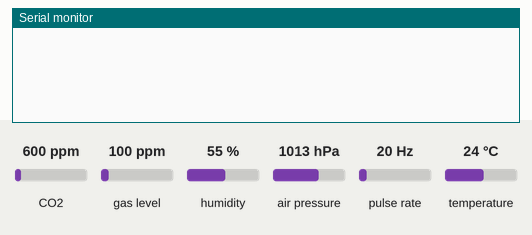
Recording of a sketch running on a simulated ESP32. Shown: the last lines printed to the serial monitor. Wiring (inferred from the names in the program): pulse sensor: data GPIO 27. Inputs (shaded band) come from the test bench; at power-on: CO2 600 ppm, humidity 55 %, air pressure 1013 hPa, temperature 24 °C, gas level 100 ppm, pulse rate 20 Hz.

Above: at 3.2 s.
3.3 s: CO2 set to 452 ppm
At 5.0 s:
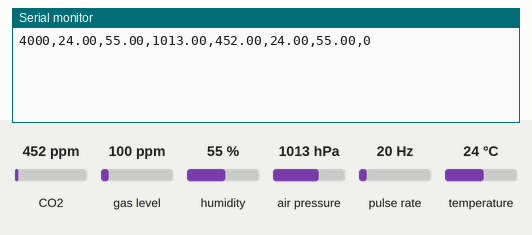
7.6 s: humidity set to 22 %
At 8.9 s:
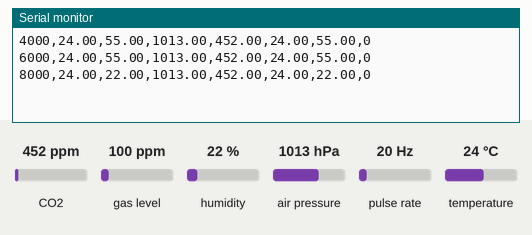
9.1 s: air pressure set to 952 hPa
At 10.5 s:
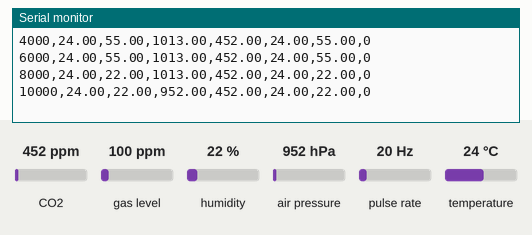
10.6 s: temperature set to 12 °C
At 12.9 s:
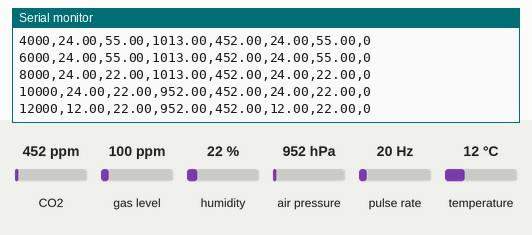
Timing chart, 0 to 13.1 s (numbered marks = the images above; inputs shaded):
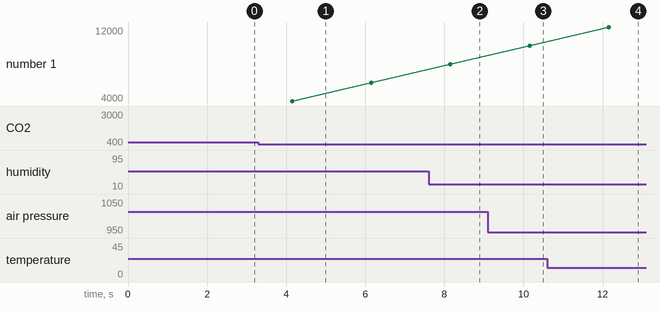

Measured:
- after the input at 3.3 s, the serial monitor: prints a new line after 0.85 s (image 1)
- after the input at 7.6 s, the serial monitor: prints a new line after 0.56 s (image 2)
- after the input at 9.1 s, the serial monitor: prints a new line after 1.1 s (image 3)
- after the input at 10.6 s, the serial monitor: prints a new line after 1.6 s (image 4)

The sketch:

ECLIPSE_ESP32.ino
```cpp
#include <Arduino.h>
#include "src/sensors/SensorManager.h"

SensorManager sensorManager;

// ---------------- Geiger settings ----------------
const int GEIGER_PIN = 27;

// Telemetry output every 2 seconds
const unsigned long TELEMETRY_INTERVAL_MS = 2000;

// Radiation updates every 30 seconds
const unsigned long RADIATION_INTERVAL_MS = 30000;

volatile unsigned long geigerPulses = 0;

unsigned long lastTelemetryTime = 0;
unsigned long lastRadiationUpdate = 0;

unsigned long radiationCPM = 0;        // value printed to ECLIPSE
unsigned long previousRadiationCPM = 0;
unsigned long lastRadiationWindowPulses = 0;

void IRAM_ATTR onGeigerPulse() {
    geigerPulses++;
}

void updateRadiationCPM() {
    noInterrupts();
    unsigned long pulses = geigerPulses;
    geigerPulses = 0;
    interrupts();

    lastRadiationWindowPulses = pulses;

    unsigned long currentCPM = (pulses * 60000UL) / RADIATION_INTERVAL_MS;

    // Only update displayed radiation value if it changed
    if (currentCPM != previousRadiationCPM) {
        radiationCPM = currentCPM;
        previousRadiationCPM = currentCPM;
    }
}

void setup() {
    Serial.begin(115200);
    delay(2000);

    sensorManager.begin();

    pinMode(GEIGER_PIN, INPUT_PULLUP);
    attachInterrupt(digitalPinToInterrupt(GEIGER_PIN), onGeigerPulse, RISING);

    lastTelemetryTime = millis();
    lastRadiationUpdate = millis();
}

void loop() {
    unsigned long now = millis();

    if (now - lastRadiationUpdate >= RADIATION_INTERVAL_MS) {
        updateRadiationCPM();
        lastRadiationUpdate = now;
    }

    if (now - lastTelemetryTime >= TELEMETRY_INTERVAL_MS) {
        lastTelemetryTime = now;

        SensorSnapshot snap = sensorManager.readAll();

        Serial.print(snap.timestampMs);
        Serial.print(",");

        if (snap.bme680.valid) Serial.print(snap.bme680.temperatureC, 2);
        else Serial.print("NA");
        Serial.print(",");

        if (snap.bme680.valid) Serial.print(snap.bme680.humidityRH, 2);
        else Serial.print("NA");
        Serial.print(",");

        if (snap.bme680.valid) Serial.print(snap.bme680.pressurehPa, 2);
        else Serial.print("NA");
        Serial.print(",");

        if (snap.scd30.valid) Serial.print(snap.scd30.co2ppm, 2);
        else Serial.print("NA");
        Serial.print(",");

        if (snap.scd30.valid) Serial.print(snap.scd30.temperatureC, 2);
        else Serial.print("NA");
        Serial.print(",");

        if (snap.scd30.valid) Serial.print(snap.scd30.humidityRH, 2);
        else Serial.print("NA");
        Serial.print(",");

        Serial.println(radiationCPM);
    }
}
```

Bme680Sensor.cpp
```cpp
#include "Bme680Sensor.h"


bool Bme680Sensor::begin(TwoWire& wire, uint8_t address) {
    //attempt to initialise the hardware dirver, (&wire gives memory address of the wire object)
    if (!_bme.begin(address, &wire)) {
        return false;
    }

    //once passed validation, get
    //
    //the argumets set how many internal measurements are averaged for each data type.

    _bme.setTemperatureOversampling(BME680_OS_8X);
    _bme.setHumidityOversampling(BME680_OS_2X);
    _bme.setPressureOversampling(BME680_OS_4X);
    //filter size prevents jitter in my GUI graphs
    _bme.setIIRFilterSize(BME680_FILTER_SIZE_3);
    //sets heater temperature to 320 degress for 150ms, this is needed to measure gas resistance properly.
    _bme.setGasHeater(320, 150);

    _initialised = true;
    //signal a successful setup
    return true;
}

//returns a structured telemetry object.
Bme680Reading Bme680Sensor::read() {
    //create a new struct. valies are set to NAN by default.
    Bme680Reading r;

    //if not initialised, return struct with NAN values
    if (!_initialised) return r;
    //triggerss measurement waits for completion (basiaclly an initial check.)
    //if that diesn't work again return  struct with NAN values
    if (!_bme.performReading()) return r;

    //data extraction
    r.temperatureC = _bme.temperature;
    r.humidityRH = _bme.humidity;
    //sensor gives pascals, hectopascals (more human readable)
    r.pressurehPa = _bme.pressure / 100.0;
    r.gasOhms = _bme.gas_resistance;
    r.valid = true;
    //return the data struct.
    return r;
}
```

Bme680Sensor.h
```cpp
#pragma once

//arduino core framework
#include <Arduino.h>
#include <Adafruit_BME680.h>

//struct for the data types collected.
struct Bme680Reading {
    float temperatureC = NAN; //Not a number, prevents corrupt telemtry form entering my pipeline.
    float humidityRH = NAN;
    float pressurehPa = NAN;
    float gasOhms = NAN;
    //even if values are present I only trust them is valid is true.
    bool valid = false;
};

class Bme680Sensor {
public:
    //function to make sure sensor is initialised correcttly.
    //- TwoWire is arduinos i2c bus object, & for no copies to avoid memory waste.
    bool begin(TwoWire& wire = Wire,
        //unsigned int 8 bits (1 byte) reduces memory usage as I2C addresses are 1 byte long
        uint8_t address = 0x77); //collected from i2c scanner in arduino
    //reads sesor values and returns a structured data object.
    Bme680Reading read();

private:
    //The hardware driver object. (created instance of the bme680 driver class in adafruit)
    //did this for extra security, protection of data so that I'm not changing the hard data.
    //also for flexibility, I can present the bme680reading data any way that I'd like wihtout changing or affecting the REAL data.
    Adafruit_BME680 _bme;
    bool _initialised = false;
};
```

Scd30Sensor.cpp
```cpp
#include "Scd30Sensor.h"

bool Scd30Sensor::begin(TwoWire& wire, uint8_t addr) {

    if (!_scd30.begin(0x61, &wire)) {
        return false;
    }

    //tells the sensor to take a new measurement every 2 seconds
    // (not needed for bme680, bme  gets triggered when we need the data scd30 doesn't)
    _scd30.setMeasurementInterval(2);
    _initialised = true;
    return true;
}

Scd30Reading Scd30Sensor::read() {
    //same as bme680, creates and returns a struct object after validation.
    Scd30Reading r;

    if (!_initialised) return r;
    //we check if the new data is ready after the measurement interval.
    if (!_scd30.dataReady()) return r;

    if (_scd30.read()) {
        r.co2ppm = _scd30.CO2;
        r.temperatureC = _scd30.temperature;
        r.humidityRH = _scd30.relative_humidity;
        r.valid = true;
    }

    return r;
}
```

Scd30Sensor.h
```cpp
#pragma once
#include <Arduino.h>
#include <Adafruit_SCD30.h>

//basically the same as the BME680 header file - pressure.


//structure that holds the values of the scd30 reading and validates it.
struct Scd30Reading {
    float co2ppm = NAN;
    float temperatureC = NAN;
    float humidityRH = NAN;
    bool valid = false;
};

class Scd30Sensor {
public:
    bool begin(TwoWire& wire, uint8_t addr = 0x61);
    Scd30Reading read();

private:
    Adafruit_SCD30 _scd30;
    bool _initialised = false;
};
```

SensorManager.cpp
```cpp
#include "SensorManager.h"
#include <Wire.h>

//same as the individual sesnor begin fucnitons, returns bool for validation.
bool SensorManager::begin() {
    //configures SDA & SCL pins, sets clock speed and enables i2C controller.
    Wire.begin();

    bool ok = true;
    //put & to avoid overwriting failure state. preserves failure state if somehting goes worng
    //- Professional embeded pattern.
    ok &= _bme680.begin(Wire, 0x77);
    ok &= _scd30.begin(Wire, 0x61);
    // will add radiation sensor here

    return ok;
}

//returns a full snapshop
SensorSnapshot SensorManager::readAll() {
    SensorSnapshot snap;

    snap.timestampMs = millis(); //returns ms since ESP32 boot.

    //I'll compare and avergae in the telemetry layer :)
    snap.bme680 = _bme680.read();
    snap.scd30 = _scd30.read();

    return snap;
}
```

SensorManager.h
```cpp
#pragma once

//Need to update to include geiger counter when it arrives and is configured

#include "Bme680Sensor.h"
#include "Scd30Sensor.h"

//captures complete environmental state of the system at a single moment in time
struct SensorSnapshot {
    //Milliseconds
    unsigned long timestampMs = 0;

    //data structs from each sensor
    Bme680Reading bme680;
    Scd30Reading scd30;
};

class SensorManager {
public:
    //initialises both sensors
    bool begin();
    //reads all sensors, populates te struct and returns the snapshot (averages sensors that have the same data type for validaiton)
    SensorSnapshot readAll();

    //HAL wrappers
private:
    Bme680Sensor _bme680;
    Scd30Sensor _scd30;
};
```
